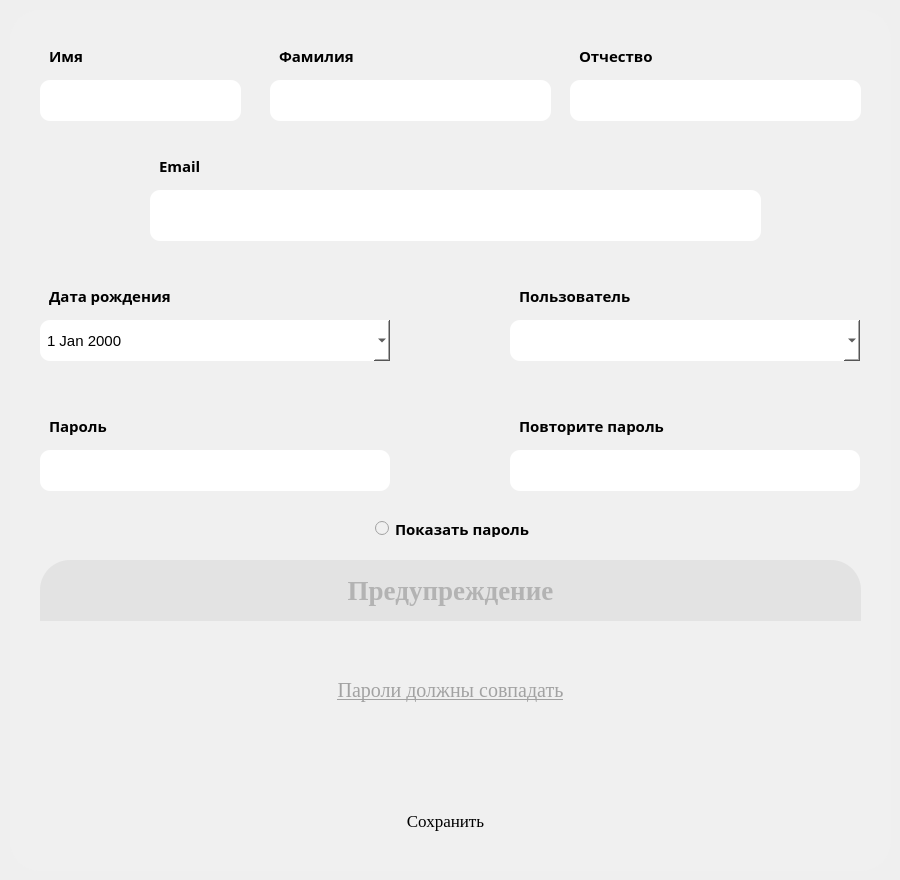
    <widget class="QWidget" name="add_user_page">
     <widget class="QLabel" name="content_registration">
      <property name="geometry">
       <rect>
        <x>10</x>
        <y>10</y>
        <width>881</width>
        <height>861</height>
       </rect>
      </property>
      <property name="font">
       <font>
        <pointsize>30</pointsize>
        <weight>75</weight>
        <bold>true</bold>
       </font>
      </property>
      <property name="styleSheet">
       <string notr="true">background-color:rgb(240, 240, 240);
border-radius: 30px;
color: rgb(255, 255, 17);</string>
      </property>
      <property name="text">
       <string/>
      </property>
     </widget>
     <widget class="QLabel" name="name_registration_label">
      <property name="geometry">
       <rect>
        <x>40</x>
        <y>40</y>
        <width>201</width>
        <height>31</height>
       </rect>
      </property>
      <property name="font">
       <font>
        <family>Microsoft YaHei</family>
        <pointsize>11</pointsize>
        <weight>75</weight>
        <bold>true</bold>
       </font>
      </property>
      <property name="styleSheet">
       <string notr="true">background-color:rgb(240, 240, 240);
 padding-left: 5px;</string>
      </property>
      <property name="text">
       <string>Имя</string>
      </property>
      <property name="alignment">
       <set>Qt::AlignLeading|Qt::AlignLeft|Qt::AlignVCenter</set>
      </property>
     </widget>
     <widget class="QLineEdit" name="name_registration_edit">
      <property name="geometry">
       <rect>
        <x>40</x>
        <y>80</y>
        <width>201</width>
        <height>41</height>
       </rect>
      </property>
      <property name="styleSheet">
       <string notr="true">background-color: #fff;
border-radius: 10px; 
padding-left: 5px;
font-size: 15px;
</string>
      </property>
      <property name="text">
       <string/>
      </property>
     </widget>
     <widget class="QLabel" name="surname_registration_label">
      <property name="geometry">
       <rect>
        <x>270</x>
        <y>40</y>
        <width>271</width>
        <height>31</height>
       </rect>
      </property>
      <property name="font">
       <font>
        <family>Microsoft YaHei</family>
        <pointsize>11</pointsize>
        <weight>75</weight>
        <bold>true</bold>
       </font>
      </property>
      <property name="styleSheet">
       <string notr="true">background-color:rgb(240, 240, 240);
 padding-left: 5px;</string>
      </property>
      <property name="text">
       <string>Фамилия</string>
      </property>
      <property name="alignment">
       <set>Qt::AlignLeading|Qt::AlignLeft|Qt::AlignVCenter</set>
      </property>
     </widget>
     <widget class="QLineEdit" name="surname_registration_edit">
      <property name="geometry">
       <rect>
        <x>270</x>
        <y>80</y>
        <width>281</width>
        <height>41</height>
       </rect>
      </property>
      <property name="styleSheet">
       <string notr="true">background-color: #fff;
border-radius: 10px; 
padding-left: 5px;
font-size: 15px;
</string>
      </property>
      <property name="text">
       <string/>
      </property>
     </widget>
     <widget class="QLabel" name="patronic_registration_label">
      <property name="geometry">
       <rect>
        <x>570</x>
        <y>40</y>
        <width>291</width>
        <height>31</height>
       </rect>
      </property>
      <property name="font">
       <font>
        <family>Microsoft YaHei</family>
        <pointsize>11</pointsize>
        <weight>75</weight>
        <bold>true</bold>
       </font>
      </property>
      <property name="styleSheet">
       <string notr="true">background-color:rgb(240, 240, 240);
 padding-left: 5px;</string>
      </property>
      <property name="text">
       <string>Отчество</string>
      </property>
      <property name="alignment">
       <set>Qt::AlignLeading|Qt::AlignLeft|Qt::AlignVCenter</set>
      </property>
     </widget>
     <widget class="QLineEdit" name="patronic_registration_edit">
      <property name="geometry">
       <rect>
        <x>570</x>
        <y>80</y>
        <width>291</width>
        <height>41</height>
       </rect>
      </property>
      <property name="styleSheet">
       <string notr="true">background-color: #fff;
border-radius: 10px; 
padding-left: 5px;
font-size: 15px;
</string>
      </property>
      <property name="text">
       <string/>
      </property>
     </widget>
     <widget class="QLineEdit" name="email_registration_edit">
      <property name="geometry">
       <rect>
        <x>150</x>
        <y>190</y>
        <width>611</width>
        <height>51</height>
       </rect>
      </property>
      <property name="styleSheet">
       <string notr="true">background-color: #fff;
border-radius: 10px; 
padding-left: 5px;
font-size: 15px;
</string>
      </property>
      <property name="text">
       <string/>
      </property>
     </widget>
     <widget class="QLabel" name="email_registration_label">
      <property name="geometry">
       <rect>
        <x>150</x>
        <y>150</y>
        <width>611</width>
        <height>31</height>
       </rect>
      </property>
      <property name="font">
       <font>
        <family>Microsoft YaHei</family>
        <pointsize>11</pointsize>
        <weight>75</weight>
        <bold>true</bold>
       </font>
      </property>
      <property name="styleSheet">
       <string notr="true">background-color:rgb(240, 240, 240);
 padding-left: 5px;</string>
      </property>
      <property name="text">
       <string>Email</string>
      </property>
      <property name="alignment">
       <set>Qt::AlignLeading|Qt::AlignLeft|Qt::AlignVCenter</set>
      </property>
     </widget>
     <widget class="QLabel" name="birthday_registration_label">
      <property name="geometry">
       <rect>
        <x>40</x>
        <y>280</y>
        <width>351</width>
        <height>31</height>
       </rect>
      </property>
      <property name="font">
       <font>
        <family>Microsoft YaHei</family>
        <pointsize>11</pointsize>
        <weight>75</weight>
        <bold>true</bold>
       </font>
      </property>
      <property name="styleSheet">
       <string notr="true">background-color:rgb(240, 240, 240);
 padding-left: 5px;</string>
      </property>
      <property name="text">
       <string>Дата рождения</string>
      </property>
      <property name="alignment">
       <set>Qt::AlignLeading|Qt::AlignLeft|Qt::AlignVCenter</set>
      </property>
     </widget>
     <widget class="QDateEdit" name="birthday_registration_edit">
      <property name="geometry">
       <rect>
        <x>40</x>
        <y>320</y>
        <width>350</width>
        <height>41</height>
       </rect>
      </property>
      <property name="styleSheet">
       <string notr="true">background-color: #fff;
color: black;
border-radius: 10px; 
padding-left: 5px;
font-size: 15px;</string>
      </property>
      <property name="calendarPopup">
       <bool>true</bool>
      </property>
     </widget>
     <widget class="QLabel" name="post_registration_label">
      <property name="geometry">
       <rect>
        <x>510</x>
        <y>280</y>
        <width>351</width>
        <height>31</height>
       </rect>
      </property>
      <property name="font">
       <font>
        <family>Microsoft YaHei</family>
        <pointsize>11</pointsize>
        <weight>75</weight>
        <bold>true</bold>
       </font>
      </property>
      <property name="styleSheet">
       <string notr="true">background-color:rgb(240, 240, 240);
 padding-left: 5px;</string>
      </property>
      <property name="text">
       <string>Пользователь</string>
      </property>
      <property name="alignment">
       <set>Qt::AlignLeading|Qt::AlignLeft|Qt::AlignVCenter</set>
      </property>
     </widget>
     <widget class="QComboBox" name="posts_registration_edit">
      <property name="geometry">
       <rect>
        <x>510</x>
        <y>320</y>
        <width>350</width>
        <height>41</height>
       </rect>
      </property>
      <property name="styleSheet">
       <string notr="true">background-color: #fff;
border-radius: 10px; 
padding-left: 5px;
font-size: 15px;
</string>
      </property>
     </widget>
     <widget class="QLabel" name="confirm_password_registration_label">
      <property name="geometry">
       <rect>
        <x>510</x>
        <y>410</y>
        <width>351</width>
        <height>31</height>
       </rect>
      </property>
      <property name="font">
       <font>
        <family>Microsoft YaHei</family>
        <pointsize>11</pointsize>
        <weight>75</weight>
        <bold>true</bold>
       </font>
      </property>
      <property name="styleSheet">
       <string notr="true">background-color:rgb(240, 240, 240);
 padding-left: 5px;</string>
      </property>
      <property name="text">
       <string>Повторите пароль</string>
      </property>
      <property name="alignment">
       <set>Qt::AlignLeading|Qt::AlignLeft|Qt::AlignVCenter</set>
      </property>
     </widget>
     <widget class="QLabel" name="password_registration_label">
      <property name="geometry">
       <rect>
        <x>40</x>
        <y>410</y>
        <width>351</width>
        <height>31</height>
       </rect>
      </property>
      <property name="font">
       <font>
        <family>Microsoft YaHei</family>
        <pointsize>11</pointsize>
        <weight>75</weight>
        <bold>true</bold>
       </font>
      </property>
      <property name="styleSheet">
       <string notr="true">background-color:rgb(240, 240, 240);
 padding-left: 5px;</string>
      </property>
      <property name="text">
       <string>Пароль</string>
      </property>
      <property name="alignment">
       <set>Qt::AlignLeading|Qt::AlignLeft|Qt::AlignVCenter</set>
      </property>
     </widget>
     <widget class="QLineEdit" name="confirm_password_registration_edit">
      <property name="geometry">
       <rect>
        <x>510</x>
        <y>450</y>
        <width>350</width>
        <height>41</height>
       </rect>
      </property>
      <property name="styleSheet">
       <string notr="true">background-color: #fff;
border-radius: 10px; 
padding-left: 5px;
font-size: 15px;
</string>
      </property>
      <property name="text">
       <string/>
      </property>
      <property name="echoMode">
       <enum>QLineEdit::Password</enum>
      </property>
     </widget>
     <widget class="QLineEdit" name="password_registration_edit">
      <property name="geometry">
       <rect>
        <x>40</x>
        <y>450</y>
        <width>350</width>
        <height>41</height>
       </rect>
      </property>
      <property name="styleSheet">
       <string notr="true">background-color: #fff;
border-radius: 10px; 
padding-left: 5px;
font-size: 15px;
</string>
      </property>
      <property name="text">
       <string/>
      </property>
      <property name="echoMode">
       <enum>QLineEdit::Password</enum>
      </property>
     </widget>
     <widget class="QRadioButton" name="open_passwd">
      <property name="geometry">
       <rect>
        <x>370</x>
        <y>520</y>
        <width>171</width>
        <height>17</height>
       </rect>
      </property>
      <property name="font">
       <font>
        <family>Microsoft YaHei</family>
        <pointsize>11</pointsize>
        <weight>75</weight>
        <bold>true</bold>
       </font>
      </property>
      <property name="styleSheet">
       <string notr="true">background-color:rgb(240, 240, 240);
 padding-left: 5px;</string>
      </property>
      <property name="text">
       <string>Показать пароль</string>
      </property>
     </widget>
     <widget class="QLabel" name="alert_registration">
      <property name="geometry">
       <rect>
        <x>40</x>
        <y>560</y>
        <width>821</width>
        <height>201</height>
       </rect>
      </property>
      <property name="styleSheet">
       <string notr="true">border-radius: 30px;</string>
      </property>
      <property name="text">
       <string/>
      </property>
     </widget>
     <widget class="QLabel" name="alert_registration_text">
      <property name="geometry">
       <rect>
        <x>40</x>
        <y>620</y>
        <width>821</width>
        <height>141</height>
       </rect>
      </property>
      <property name="font">
       <font>
        <family>Times New Roman</family>
        <pointsize>15</pointsize>
        <underline>true</underline>
       </font>
      </property>
      <property name="styleSheet">
       <string notr="true">border-bottom-left-radius: 30px;
border-bottom-right-radius: 30px;
color: rgb(162, 162, 162);</string>
      </property>
      <property name="text">
       <string>Пароли должны совпадать</string>
      </property>
      <property name="alignment">
       <set>Qt::AlignCenter</set>
      </property>
     </widget>
     <widget class="QLabel" name="alert_registration_title">
      <property name="geometry">
       <rect>
        <x>40</x>
        <y>560</y>
        <width>821</width>
        <height>61</height>
       </rect>
      </property>
      <property name="font">
       <font>
        <family>Times New Roman</family>
        <pointsize>20</pointsize>
        <weight>75</weight>
        <bold>true</bold>
       </font>
      </property>
      <property name="styleSheet">
       <string notr="true">border-top-left-radius: 30px;
border-top-right-radius: 30px;
background-color: rgb(227, 227, 227); 
color: rgb(179, 179, 179);</string>
      </property>
      <property name="text">
       <string>Предупреждение</string>
      </property>
      <property name="alignment">
       <set>Qt::AlignCenter</set>
      </property>
     </widget>
     <widget class="QPushButton" name="button_registration">
      <property name="geometry">
       <rect>
        <x>70</x>
        <y>790</y>
        <width>751</width>
        <height>61</height>
       </rect>
      </property>
      <property name="font">
       <font>
        <family>Times New Roman</family>
        <pointsize>13</pointsize>
       </font>
      </property>
      <property name="styleSheet">
       <string notr="true">border-radius: 10px;</string>
      </property>
      <property name="text">
       <string>Сохранить</string>
      </property>
      <property name="checkable">
       <bool>false</bool>
      </property>
     </widget>
    </widget>
